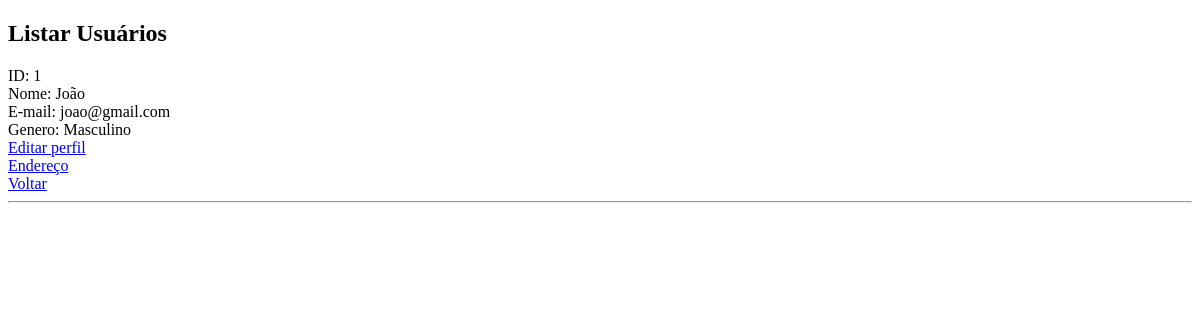
The app's page /perfil.php?id=1, older data.
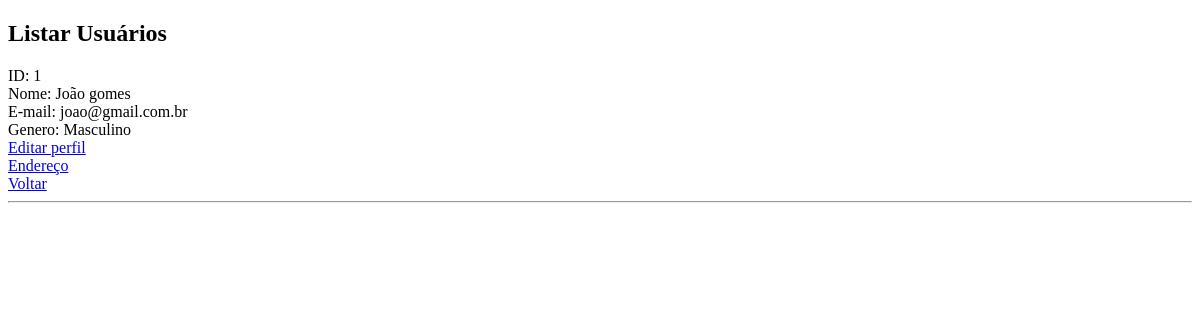
The same page, newer data.
### tables this page shows
CREATE TABLE `usuarios_clientes` (
  `id` int(10) NOT NULL,
  `email` varchar(100) NOT NULL,
  `senha` varchar(200) NOT NULL,
  `cliente_id` int(10) DEFAULT NULL
);

CREATE TABLE `clientes` (
  `id` int(10) NOT NULL,
  `nome` varchar(50) NOT NULL,
  `sobrenome` varchar(200) NOT NULL,
  `cpf` varchar(15) NOT NULL,
  `dataNascimento` varchar(11) NOT NULL,
  `genero` varchar(20) NOT NULL,
  `ddd_celular` varchar(2) NOT NULL,
  `num_celular` varchar(10) NOT NULL,
  `ddd_telefone` varchar(2) NOT NULL,
  `num_telefone` varchar(9) NOT NULL
);

### perfil.php (the view, shortened to what this page needs)
<?php
include_once "conectar.php";
(isset($_GET['id'])) ? $id_cliente = $_GET['id'] : null;
?>
<!DOCTYPE html>
<html lang="pt-br">
<head>
</head>
<body>
    <h2>Listar Usuários</h2>
    <?php
    $query_usuario = "SELECT * FROM clientes INNER JOIN usuarios_clientes ON clientes.id=usuarios_clientes.cliente_id WHERE clientes.id=$id_cliente;";
    $result_usuarios = $conn->prepare($query_usuario);
    $result_usuarios->execute();
    if (($result_usuarios) and ($result_usuarios->rowCount() != 0)) {
        while ($row_usuario = $result_usuarios->fetch(PDO::FETCH_ASSOC)) {
            extract($row_usuario);
            echo "ID: $id <br>";
            echo "Nome: $nome <br>";
            echo "E-mail: $email <br>";
            echo "Genero: $genero <br>";
            echo "<a href='editarCliente.php?id=$id'>Editar perfil</a><br>";
            echo "<a href='visualizarEndereco.php?id=$id'>Endereço</a><br>";
            echo "<a href='index.php?usuarios_clientes=$id'>Voltar</a><br>";
            echo "<hr>";
        }
    } else {
        echo "<p style='color: #f00;'>Erro: Nenhum usuário encontrado!</p>";
    }
    ?>
</body>
</html>

Row changes from the older to the newer data that the page shows:
changed usuarios_clientes "Masculino": cliente.nome "João" → "João gomes"; email "joao@gmail.com" → "joao@gmail.com.br"
